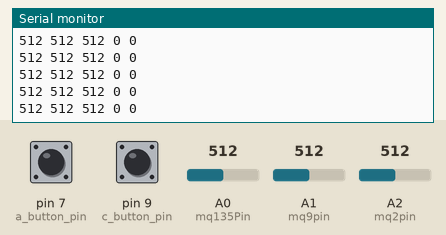
Recording of a sketch running on a simulated Arduino Uno, built with avr-gcc and run on an emulated ATmega328P. Shown: the last lines printed to the serial monitor. Inputs (shaded band) come from the test bench; at power-on: A0 (mq135Pin) = 512, A1 (mq9pin) = 512, A2 (mq2pin) = 512, pin 7 (a_button_pin) HIGH, pin 9 (c_button_pin) HIGH.

Above: at 1.2 s.
1.3 s: A0 (mq135Pin) set to 716
At 1.56 s:
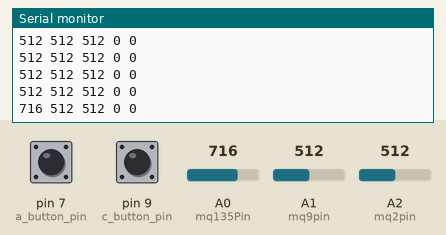
2.8 s: A1 (mq9pin) set to 716
At 2.97 s:
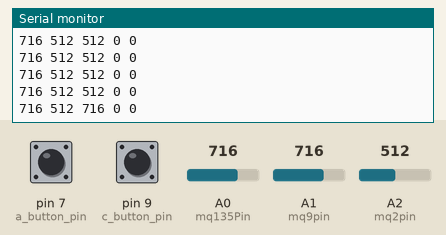
4.3 s: A2 (mq2pin) set to 716
At 4.38 s:
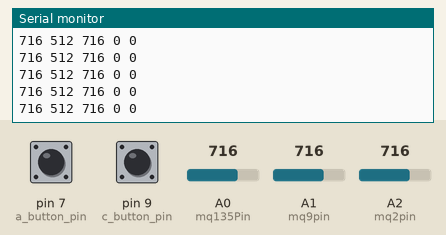
5.8 s: pin 7 (a_button_pin) pulled LOW for 0.25 s
At 5.98 s:
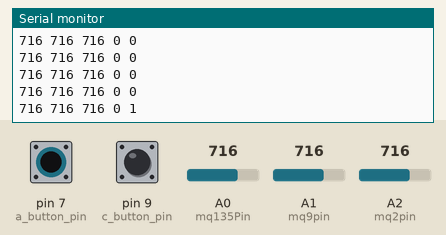
7.5 s: pin 9 (c_button_pin) pulled LOW for 0.25 s
At 7.79 s:
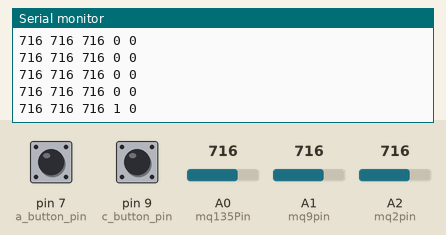
9.2 s: A0 (mq135Pin) set to 900
At 9.2 s:
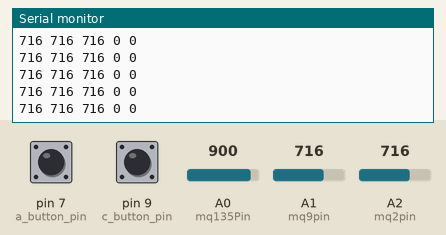
Timing chart, 0 to 11.7 s (numbered marks = the images above; inputs shaded):
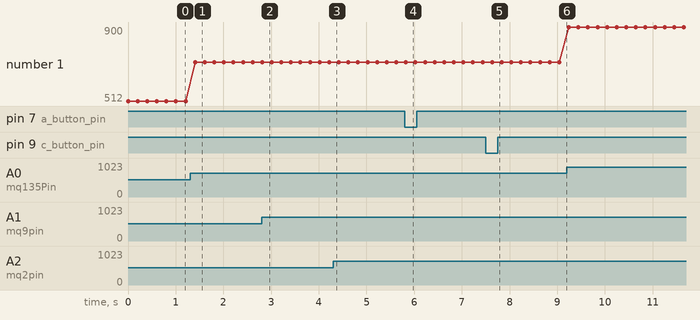

Measured:
- after the input at 1.3 s, the serial monitor: prints a new line after 0.11 s (image 1)
- after the input at 2.8 s, the serial monitor: prints a new line at once (image 2)
- after the input at 5.8 s, the serial monitor: prints a new line at once (image 4)
- after the input at 7.5 s, the serial monitor: prints a new line after 0.13 s (image 5)
- plotted number 1: 512 → 716 after the input at 1.3 s, 716 → 900 after the input at 9.2 s

The sketch:

air_quality_monitor.ino
```cpp
const int mq135Pin = A0;  // MQ-135 sensor connected to analog pin A0
const int mq9pin = A1;
const int mq2pin = A2;
const int c_button_pin = 9;
const int a_button_pin = 7;

void setup() {
  Serial.begin(9600);     // Start serial communication at 9600 bps
  pinMode(mq135Pin, INPUT);
  pinMode(mq9pin, INPUT);
  pinMode(mq2pin, INPUT);
  pinMode(c_button_pin, INPUT_PULLUP);
  pinMode(a_button_pin, INPUT_PULLUP);

}

void loop() {
  int mq135Value = analogRead(mq135Pin);  // Read the analog value from the sensor
  int mq9Value = analogRead(mq9pin);
  int mq2Value = analogRead(mq2pin);

  // Print raw sensor value
  Serial.print(mq135Value);
  Serial.print(" ");
  Serial.print(mq2Value);
  Serial.print(" ");
  Serial.print(mq9Value);
  Serial.print(" ");
  if (digitalRead(c_button_pin) == LOW) {
    Serial.print("1 ");
  }else{
    Serial.print("0 ");
  }
  if (digitalRead(a_button_pin) == LOW) {
    Serial.print("1 ");
  }else{
    Serial.print("0 ");
  }
  Serial.println("");


  delay(200);  // Wait for 1 second before next reading
}
```
